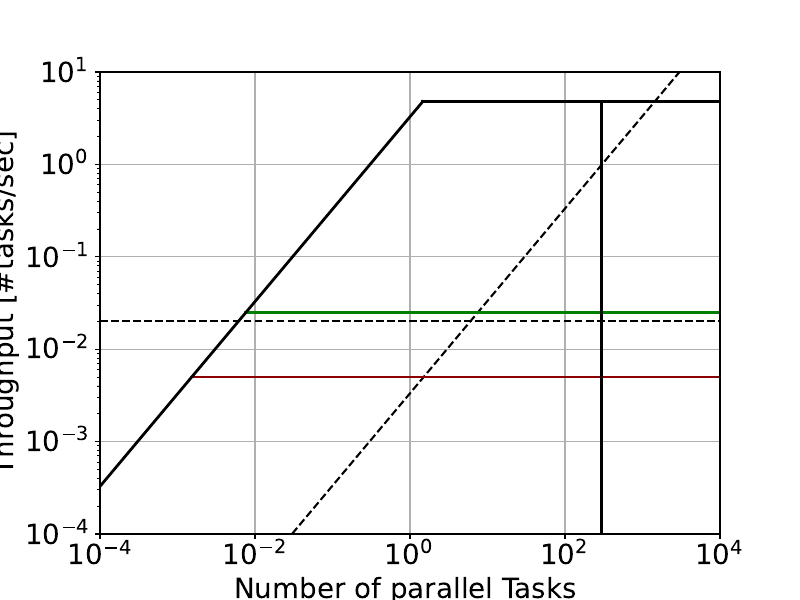

The Python source for this figure:
import numpy as np
import matplotlib.pyplot as plt
import sys
import math

font = { 'size'   : 20}
plt.rc('font', **font)

########################### SYSTEM INPUTS ###########################
CPU_HARDWARE=3072
PEAK_NODE_CPU_BW=204.8*2# in GB/s
RANKS_PER_NODE=128
PEAK_FILE_SYSTEM=6.5*140
GOOD_DAYS=1 ## GB/s
BAD_DAYS=0.2  ## GB/s
CPU_HARDWARE=2388
PEAK_FILE_SYSTEM=4800 # GB/s
PEAK_EXTERNAL=25 # GB/s
#####################################################################

########################### WORKFLOW INPUTS ###########################
TOTAL_TASKS=6
PARALLEL_TASKS=5
RANKS_USED=1024 # MPI ranks

FILE_SYSTEM_VOL=1000  # GB
TARGET_MAKESPAN=5*60
########################### INPUTS ENDS ###########################


colors = ['k','g','darkred','green','m','red','c']
styles = ['o','s','v','^','D',">","<","*","h","H","+","1","2","3","4","8","p","d","|","_",".",","]

fig = plt.figure(1,figsize=(8,6))
plt.clf()
ax = fig.gca()
ax.set_xscale('log')
ax.set_yscale('log')
ax.set_xlabel('Number of parallel Tasks ')
ax.set_ylabel('Throughput [#tasks/sec]')

nx = 1000
xmin = -4
xmax = 4
ymin = 0.0001
ymax = 10

scalingFactorForRoofs=1

ax.set_xlim(10**xmin, 10**xmax)
ax.set_ylim(ymin, ymax)

ixx = int(nx*0.02)
xlim = ax.get_xlim()
ylim = ax.get_ylim()

scomp_x_elbow = []
scomp_ix_elbow = []
smem_x_elbow = []
smem_ix_elbow = []

x = np.logspace(xmin,xmax,nx)
y=x/(TARGET_MAKESPAN)
ax.plot(x,y,ls='--',c='k')
plt.axhline(y = TOTAL_TASKS/(TARGET_MAKESPAN) , color = 'k',ls='--')

system_plot=1
if system_plot==1:
    achieved_bandwidth=[((FILE_SYSTEM_VOL/8)/(PEAK_NODE_CPU_BW))]
    smemroofs=[]
    scomproofs=[]
    scomp_x_elbow=[]
    scomp_ix_elbow=[]

    PARA_LIMIT=math.floor(CPU_HARDWARE/(RANKS_USED/RANKS_PER_NODE))

    print(PARA_LIMIT)

    for ab in range(0,len(achieved_bandwidth)):
        smemroofs=[]
        scomproofs=[]
        scomp_x_elbow=[]
        scomp_ix_elbow=[]
        smem_x_elbow=[]
        smem_ix_elbow=[]


        smemroofs.append(achieved_bandwidth[ab])

        scomproofs.append(PARALLEL_TASKS/((FILE_SYSTEM_VOL*PARALLEL_TASKS)/(PEAK_FILE_SYSTEM)))
        scomproofs.append(PARALLEL_TASKS/((FILE_SYSTEM_VOL*PARALLEL_TASKS)/(PEAK_EXTERNAL)))
        scomproofs.append(PARALLEL_TASKS/((FILE_SYSTEM_VOL*PARALLEL_TASKS)/(PEAK_EXTERNAL/5)))



        for roof in scomproofs:
            for ix in range(1,nx):
                if (x[ix])/smemroofs[0] >= roof and (x[ix-1])/smemroofs[0] < roof:
                    scomp_x_elbow.append(x[ix-1])
                    scomp_ix_elbow.append(ix-1)
                    break

        for roof in smemroofs:
            for ix in range(1,nx):
                if (scomproofs[0] <= (x[ix])/roof) and (scomproofs[0] > ( x[ix-1])/roof):
                    smem_x_elbow.append(x[ix-1])
                    smem_ix_elbow.append(ix-1)
                    break

        for i in range(0,len(scomproofs)):
            roof = scomproofs[i]
            y = np.ones(len(x)) * roof / scalingFactorForRoofs
            ax.plot(x[scomp_ix_elbow[i]:],y[scomp_ix_elbow[i]:],c=colors[i],ls='-',lw='2')

        for i in range(0,len(smemroofs)):
            roof = smemroofs[i]
            y = ((x)/roof) / scalingFactorForRoofs
            ax.plot(x[:smem_ix_elbow[i]+1],y[:smem_ix_elbow[i]+1],c=colors[ab],ls='-',lw='2')



para_plot=1
if para_plot==1:

    plt.vlines(x = PARA_LIMIT, ymin = ymin, ymax =scomproofs[0] ,color='k',ls='-',lw=2)


ax.grid(True)
marker_handles = list()
#plt.show()
plt.savefig('WRF_LCLS_PM.pdf')
